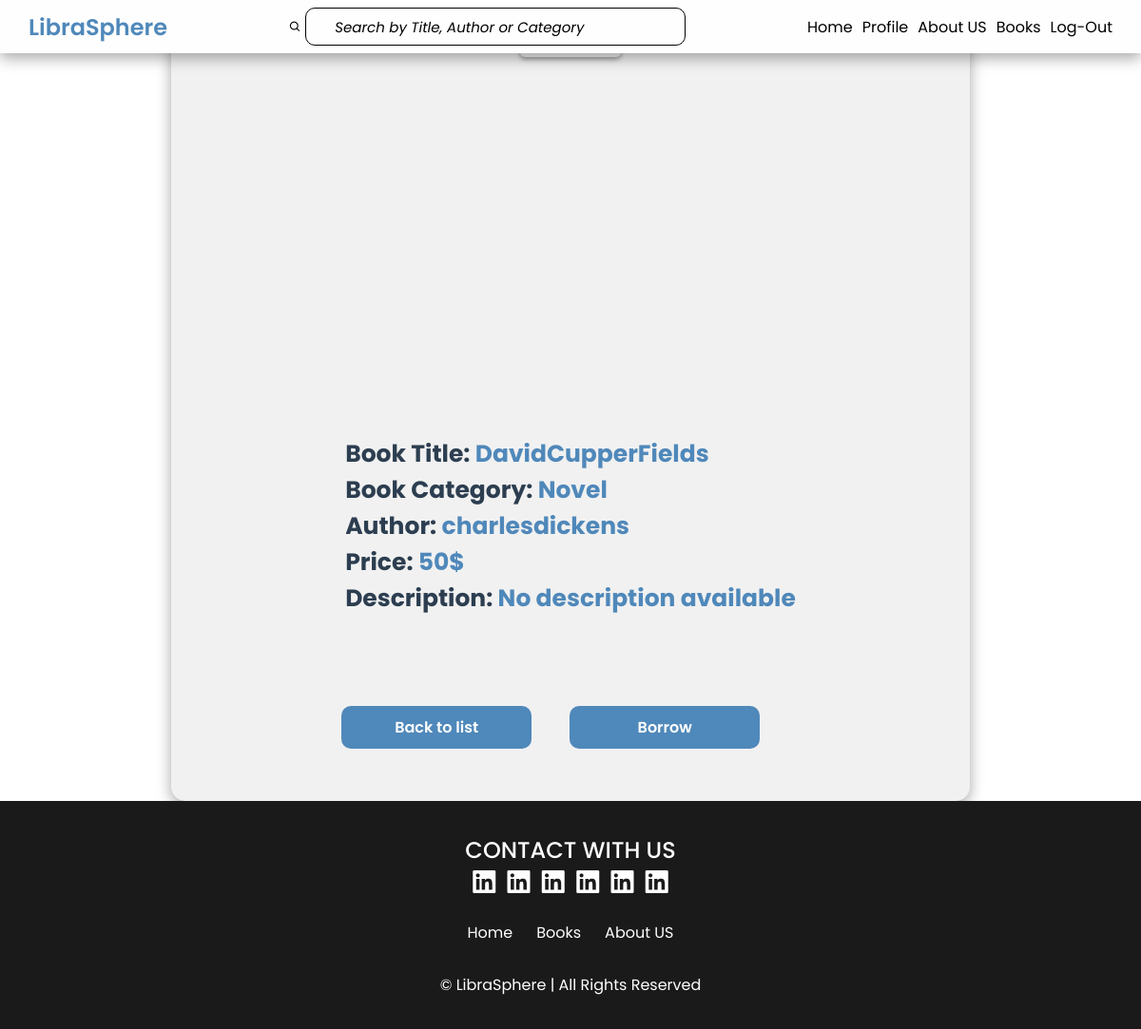
The page /LibraSphere/BorrowBook?title=DavidCupperFields (signed in) on the database its author committed.
### Pages/models.py (models this page shows, shortened)
class Book(models.Model):
    Title=models.CharField(max_length=50)
    description=models.TextField(default="No description available ")
    Author=models.CharField(max_length=30)
    Price=models.IntegerField()
    image=models.ImageField(default="s.png",upload_to="static/images")
    category=models.ForeignKey(Category,on_delete=models.CASCADE,null=True)
    available=models.BooleanField(default=True)

class Category(models.Model):
   category=models.CharField(max_length=50)
   def __str__(self):
        return self.category

### Pages/views.py (the view, shortened to what this page needs)
# urls.py: path('LibraSphere/BorrowBook', views.BorrowBook, name='BorrowBook'),
def BorrowBook(request):
    print(1)
    title = request.GET.get('title')
    print(title)
    book = Book.objects.get(Title=title)
    username = request.session.get('user')
    user= User.objects.get(Email=username)
    return render(request, 'Pages/Borrow-Page.html', {'user': user, 'book': book})

### templates/Pages/Borrow-Page.html (shortened to what this page needs)
<!DOCTYPE html>
<html lang="en">
<head>
    {% load static%}
    <link rel="stylesheet" href="{%static 'css/user-style.css'%}">
    <link rel="stylesheet" href="https://unpkg.com/boxicons@2.1.4/css/boxicons.min.css">
</head>
<body>
     {%include "Pages/header.html"%}
<form id="borrowForm" method="post" action="{% url 'BorrowBook' %}title={{ book.Title|urlencode }}">
    <section class="borrow">
        <div id="bookReview">
            <div class="r-p-main">
                <div class="book-box">
                    <div class="book-box-img">
                    </div>
                    <div class="book-box-content">
                        <div class="book-details">
                            <div id="bookDetailsContainer">
                                <h3>Book Title: <span name="title" id="bookTitle">{{ book.Title }}</span></h3>
                                <h3>Book Category: <span id="bookCategory">{{ book.category }}</span></h3>
                                <h3>Author: <span id="bookAuthor">{{ book.Author }}</span></h3>
                                <h3>Price: <span id="bookPrice">{{ book.Price }}$</span></h3>
                                <h3>Description: <span id="bookDescription">{{ book.description }}</span></h3>
                                <p id="bookStatus" class="status-badge"></p>
                            </div>
                        </div>
                        <div style="display: flex;">
                            <a href="{% url 'ListPage' %}?user={{ user.Name|urlencode }}">
                                <button type="button" style="width: 200px; margin: 20px;">Back to list</button>
                            </a>
                            <a>
                            <button type="submit" style="width: 200px; margin: 20px;">Borrow</button>
                            </a>
                        </div>
                    </div>
                </div>
            </div>
        </div>
    </section>
</form>
    <footer id="footer">
        <section  class="footer">
            <h2>CONTACT WITH US</h2>
            <div class="accounts">
                <a title="Esraa Emary" href="https://www.linkedin.com/in/esraa-emary-b372b8303/" target="blank"><i class='bx bxl-linkedin-square'></i></a>
                <a title="Mohammed Atef" href="https://www.linkedin.com/in/mohammed-atef-b0a408299/" target="blank"><i class='bx bxl-linkedin-square'></i></a>
                <a title="Mohammed Nabil" href="https://www.linkedin.com/in/mohamed-nabil-196869326/" target="blank"><i class='bx bxl-linkedin-square'></i></a>
                <a title="George Malak" href="https://www.linkedin.com/in/george-malak204/" target="blank"><i class='bx bxl-linkedin-square'></i></a>
                <a title="John Ayman" href="https://www.linkedin.com/in/john-ayman-aa30842b7/" target="blank"><i class='bx bxl-linkedin-square'></i></a>
                <a title="Mariam Badr" href="https://www.linkedin.com/in/mariambadr13/" target="blank"><i class='bx bxl-linkedin-square'></i></a>
            </div>
            <div class="foot1">
                <a href="../index.html">Home</a>
                <a href="List-Page.html">Books</a>
                <a href="About-Us.html">About US</a>
            </div>
            <div class="foot2">
                <p class="copyright">
                    © LibraSphere | All Rights Reserved
                </p>
            </div>
        </section>
    </footer>
</body>
</html>

### project/static/css/user-style.css (style rules this page uses)
.status-badge { padding: 0.25rem 0.5rem; border-radius: 4px; font-weight: bold; display: inline-block; }

### project/static/css/style.css (style rules this page uses)
* { margin: 0; padding: 0; box-sizing: border-box; font-family: "Poppins", sans-serif; }
:root { --first-color: #000; --second-color: rgba(106, 105, 105, 0.6); --third-color: #fefefe; --fourth-color: #4f88ba; --card-background: #b49d65; }

### rows shown on the page
Book: Title "DavidCupperFields", category "Novel", Author "charlesdickens", Price "50", description "No description available"
